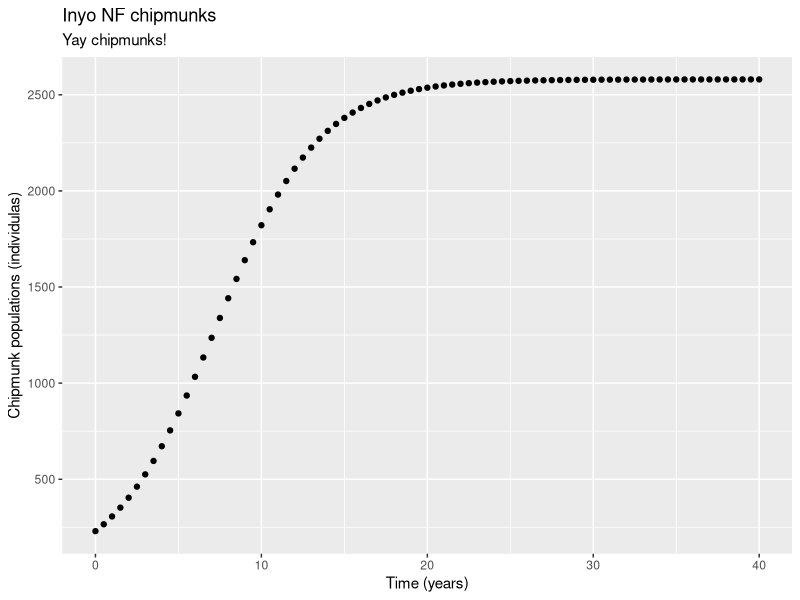

Generate this figure with R:
## ---- chunk 1
knitr::opts_chunk$set(echo = TRUE)

library(tidyverse)
## ---- chunk 2
# Examples of logarithms

log(4)

# Examples of exponents

exp(5)

# A test of log()

log(exp(1))

## ---- chunk 3
# A seqence from 1 to 20, by 1

ex_1 <- seq(from = 1, to = 20, by = 1)

ex_2 <- seq(from = 0, to = 40, by = 0.2)

ex_3 <- seq(from = 1, to = 5000, by = 10)
## ---- chunk 4
pop_logistic <- function(capacity, init_pop, rate, time_yr) {
  
  capacity / (1 + ((capacity - init_pop) / init_pop) * exp(-rate * time_yr))
  
}


pop_logistic(capacity = 2580, init_pop = 230, rate = 0.32, time_yr = 2.4)

## ---- chunk 5
time_vec <- seq(from = 0, to = 40, by = 0.5)

## ---- chunk 6
chipmunk_pop <- pop_logistic(capacity = 2580, init_pop = 230, rate = 0.32, time_yr = time_vec)

## ---- chunk 7

chipmunk_df <- data.frame(time_vec, chipmunk_pop)

## ---- chunk 8
ggplot(data = chipmunk_df, mapping = aes(x = time_vec, y = chipmunk_pop)) + 
  geom_point() + 
  labs(x = "Time (years)",
       y = "Chipmunk populations (individulas)",
       title = "Inyo NF chipmunks",
       subtitle = "Yay chipmunks!")
